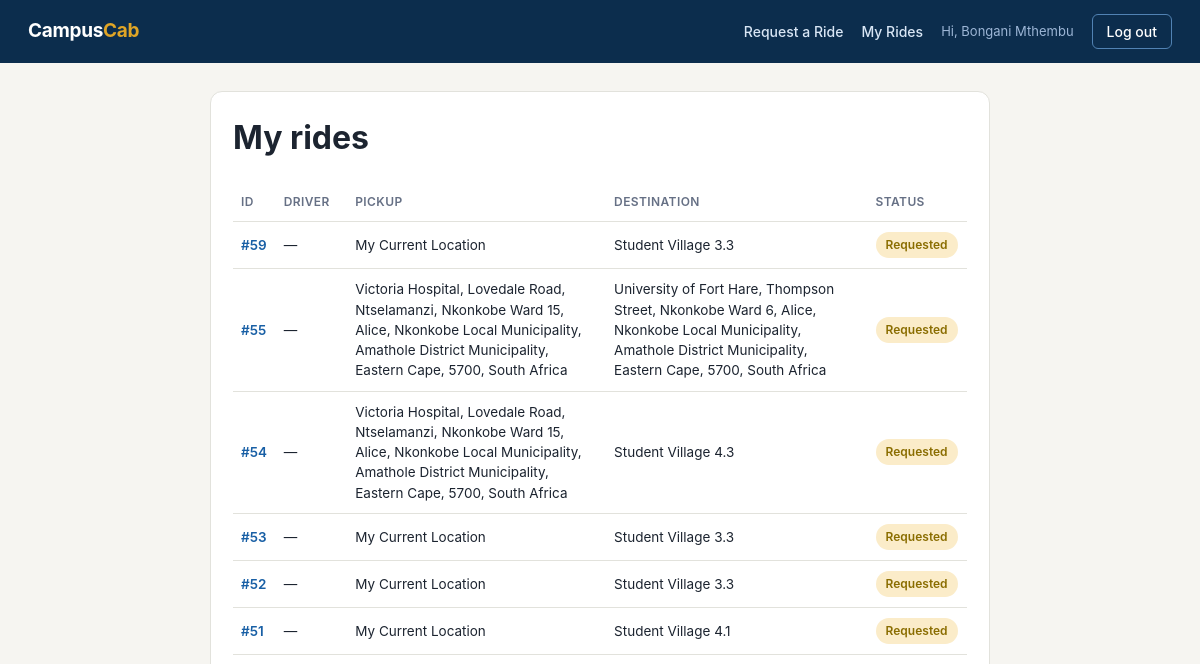
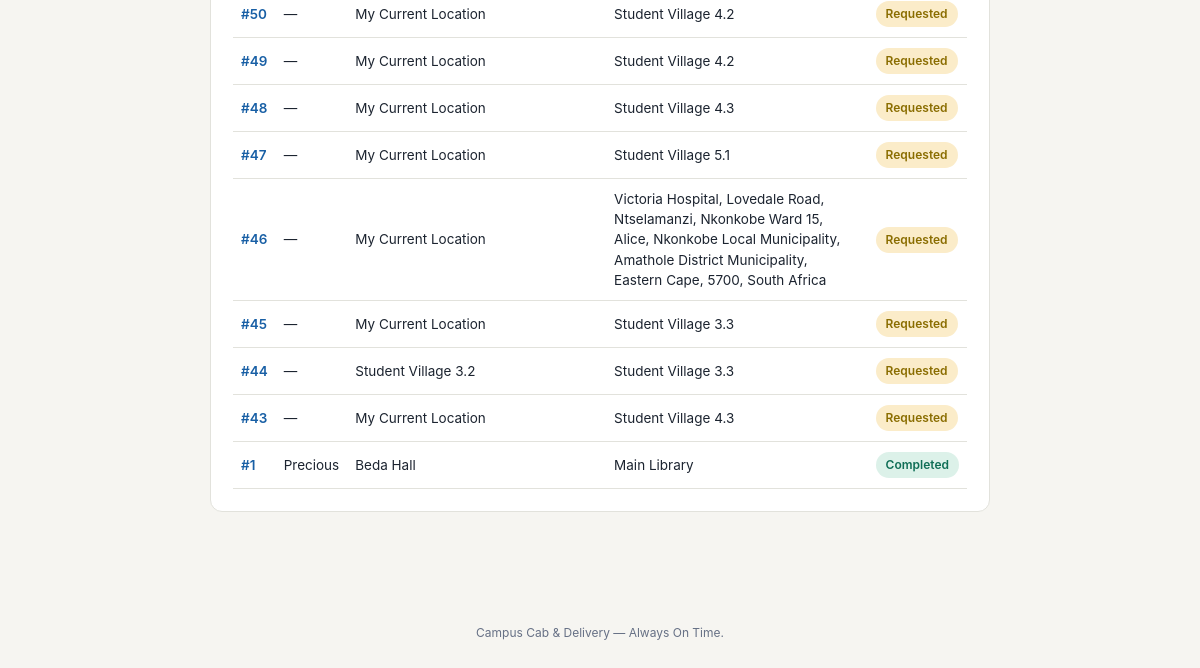
The app's page /my_rides.php (signed in), older data (2 pictures, top to bottom).
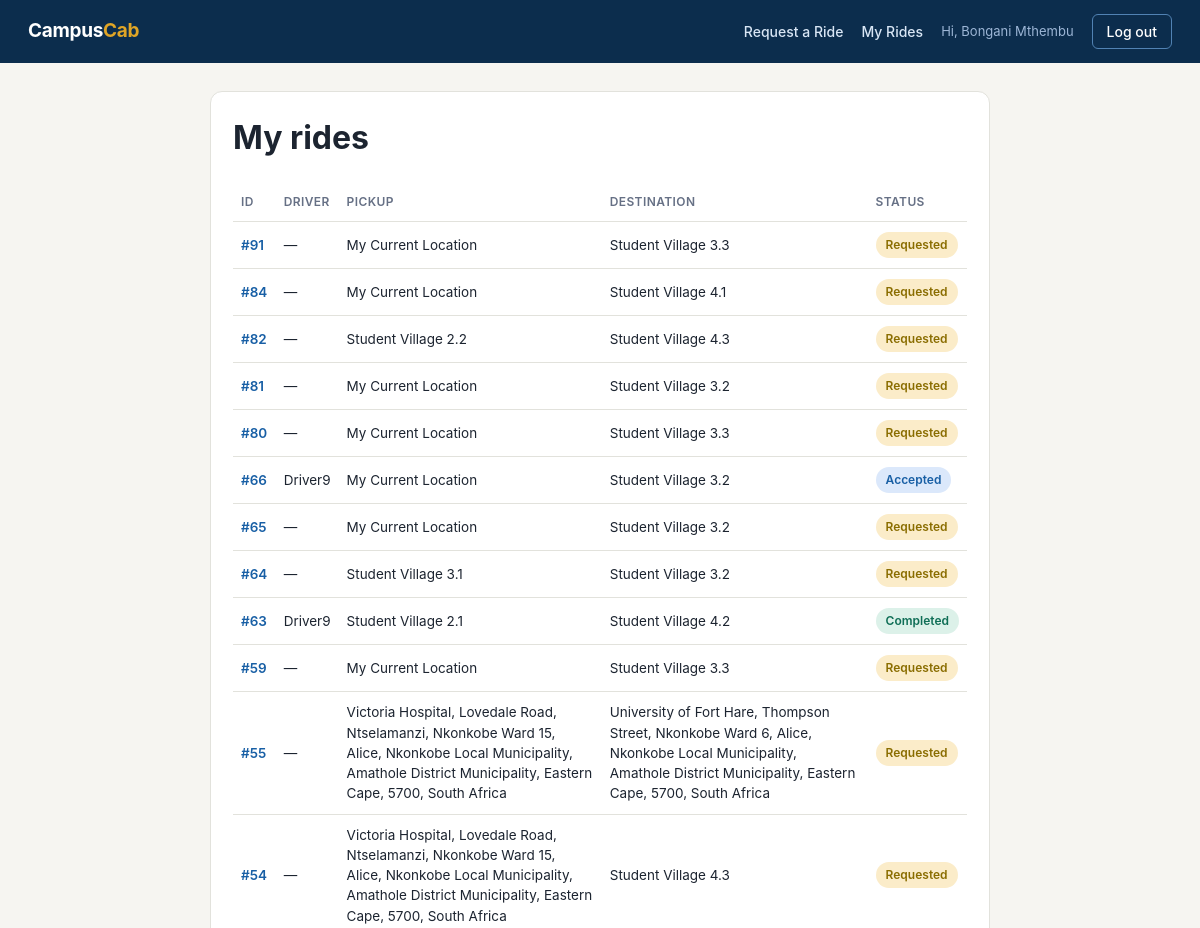
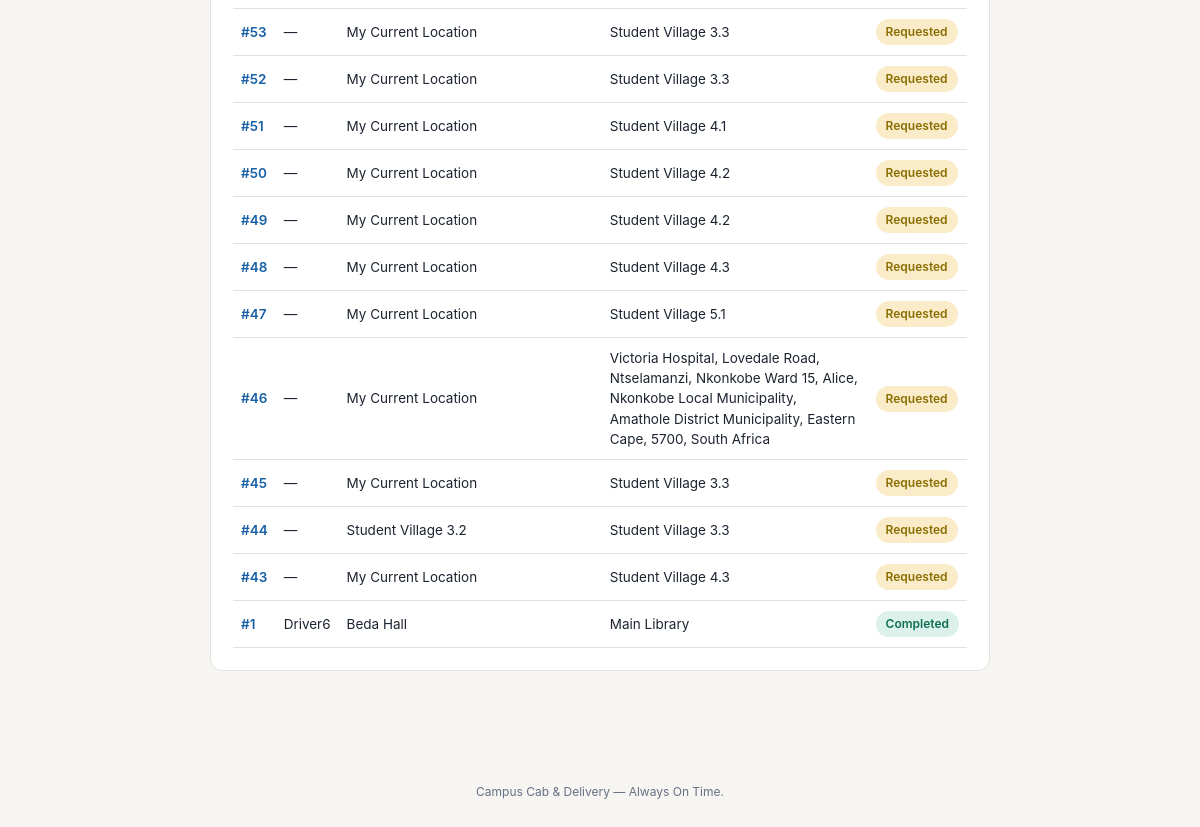
The same page, newer data (2 pictures, top to bottom).
### tables this page shows
CREATE TABLE `ride` (
  `rideID` int(11) NOT NULL,
  `studentID` int(11) DEFAULT NULL,
  `staffID` int(11) DEFAULT NULL,
  `requester_type` enum('Student','Staff') NOT NULL DEFAULT 'Student',
  `request_type` enum('Ride','Parcel') NOT NULL DEFAULT 'Ride',
  `parcel_details` varchar(255) DEFAULT NULL,
  `DriverID` int(11) DEFAULT NULL,
  `pickup_address` varchar(250) DEFAULT NULL,
  `pickup_latitude` decimal(10,7) DEFAULT NULL,
  `pickup_longitude` decimal(10,7) DEFAULT NULL,
  `destination_address` varchar(250) DEFAULT NULL,
  `destination_latitude` decimal(10,7) DEFAULT NULL,
  `destination_longitude` decimal(10,7) DEFAULT NULL,
  `requested_at` datetime DEFAULT NULL,
  `accepted_at` datetime DEFAULT NULL,
  `started_at` datetime DEFAULT NULL,
  `Completed_at` datetime DEFAULT NULL,
  `ride_status` enum('Requested','Accepted','Driver Arriving','In Progress','Completed','Cancelled') DEFAULT 'Requested',
  `cancellation_reason` varchar(255) DEFAULT NULL,
  `cancelled_at` datetime DEFAULT NULL,
  `estimated_distance_km` decimal(6,2) DEFAULT NULL,
  `estimated_duration_min` int(11) DEFAULT NULL,
  `estimated_price` decimal(8,2) DEFAULT NULL,
  `driver_earning` double NOT NULL,
  `campus_commission` double NOT NULL
);

CREATE TABLE `driver` (
  `DriverID` int(11) NOT NULL,
  `DriverFname` varchar(50) NOT NULL,
  `DriverLname` varchar(50) NOT NULL,
  `DriverEmail` varchar(50) NOT NULL,
  `DriverPhoneNo` varchar(15) NOT NULL,
  `driverAccount_Status` enum('Active','Inactive') DEFAULT 'Active',
  `licence_number` varchar(30) NOT NULL,
  `availability_status` enum('Available','Unavailable') DEFAULT 'Unavailable',
  `password` varchar(255) NOT NULL DEFAULT '',
  `profile_picture` varchar(225) NOT NULL
);

### my_rides.php (the view, shortened to what this page needs)
<?php
include 'header.php';
$studentID = $_SESSION['student_id'];
?>
<div class="card">
    <h1>My rides</h1>
    <table>
        <tr><th>ID</th><th>Driver</th><th>Pickup</th><th>Destination</th><th>Status</th></tr>
        <?php
        $result = mysqli_query($conn, "
            SELECT r.rideID, d.DriverFname, d.DriverLname, r.pickup_address, r.destination_address, r.ride_status
            FROM ride r
            LEFT JOIN driver d ON r.DriverID = d.DriverID
            WHERE r.studentID = $studentID
            ORDER BY r.rideID DESC
        ");
        if (mysqli_num_rows($result) == 0):
        ?>
        <tr><td colspan="5" class="empty">No rides yet — <a href="request.php">request one</a>.</td></tr>
        <?php
        else:
            while ($row = mysqli_fetch_assoc($result)):
            $statusClass = str_replace(' ', '-', $row['ride_status']);
        ?>
        <tr>
            <td><a href="trip.php?id=<?php echo $row['rideID']; ?>">#<?php echo $row['rideID']; ?></a></td>
            <td><?php echo $row['DriverFname'] ? htmlspecialchars($row['DriverFname']) : '—'; ?></td>
            <td><?php echo htmlspecialchars($row['pickup_address']); ?></td>
            <td><?php echo htmlspecialchars($row['destination_address']); ?></td>
            <td><span class="status <?php echo $statusClass; ?>"><?php echo $row['ride_status']; ?></span></td>
        </tr>
        <?php
            endwhile;
        endif;
        ?>
    </table>
</div>
<?php include 'footer.php'; ?>

### header.php (shortened to what this page needs)
<?php
$isStudent = isset($_SESSION['student_id']);
?>
<!DOCTYPE html>
<html lang="en">
<head>
    <link rel="stylesheet" href="style.css">
</head>
<body>
<header class="site-header">
    <a href="index.php" class="brand">Campus<span>Cab</span></a>
    <nav>
        <?php if ($isStudent): ?>
            <a href="request.php">Request a Ride</a>
            <a href="my_rides.php">My Rides</a>
            <span class="who">Hi, <?php echo htmlspecialchars($_SESSION['student_name']); ?></span>
            <a href="logout.php" class="btn-outline">Log out</a>
        <?php else: ?>
            <a href="index.php">Home</a>
            <a href="register.php">Register</a>
            <a href="login.php" class="btn-login">Login</a>
    <?php endif; ?>
    </nav>
</header>
<main>

### footer.php
</main>
<footer class="site-footer">
    <p>Campus Cab &amp; Delivery — Always On Time.</p>
</footer>
</body>
</html>

### style.css (style rules this page uses)
:root { --navy: #0c2d4d; --navy-light: #185fa5; --gold: #e0a526; --gold-dark: #b8860f; --teal: #0f6e56; --teal-bg: #dcf1e9; --coral: #b03a2e; --coral-bg: #fbe2df; --amber-bg: #fbecc9; --amber-text: #8a6d00; --ink: #1c2430; --muted: #667085; --border: #e2e2dc; --bg: #f6f5f1; --card: #ffffff; }
* { box-sizing: border-box; }
body { font-family: -apple-system, "Segoe UI", Roboto, Helvetica, Arial, sans-serif; background: var(--bg); color: var(--ink); margin: 0; line-height: 1.5; }
.site-header { background: var(--navy); color: white; display: flex; align-items: center; justify-content: space-between; padding: 14px 28px; flex-wrap: wrap; gap: 10px; }
.brand { color: white; font-weight: 700; font-size: 19px; text-decoration: none; letter-spacing: -0.3px; }
.brand span { color: var(--gold); }
.site-header nav { display: flex; align-items: center; gap: 18px; flex-wrap: wrap; }
.site-header nav a { color: #d9e6f5; text-decoration: none; font-size: 14px; font-weight: 500; }
.who { color: #9db6d6; font-size: 13px; }
.btn-outline { border: 1px solid #5182b3; padding: 6px 14px; border-radius: 6px; color: white !important; }
main { max-width: 820px; margin: 0 auto; padding: 28px 20px 60px; }
.card { background: var(--card); border: 1px solid var(--border); border-radius: 12px; padding: 22px; margin-bottom: 20px; }
.card h1, .card h2 { margin-top: 0; }
table { width: 100%; border-collapse: collapse; margin-top: 4px; }
th, td { text-align: left; padding: 10px 8px; border-bottom: 1px solid var(--border); font-size: 13.5px; }
th { color: var(--muted); font-weight: 600; font-size: 12px; text-transform: uppercase; letter-spacing: 0.4px; }
td a { color: var(--navy-light); text-decoration: none; font-weight: 600; }
.status { display: inline-block; padding: 4px 10px; border-radius: 20px; font-size: 12px; font-weight: 600; background: #eee; }
.status.Completed { background: var(--teal-bg); color: var(--teal); }
.status.Requested { background: var(--amber-bg); color: var(--amber-text); }
.status.Accepted, .status.In-Progress, .status.Driver-Arriving { background: #dbe8fb; color: var(--navy-light); }
.site-footer { text-align: center; padding: 20px; color: var(--muted); font-size: 12px; }

Row changes from the older to the newer data that the page shows:
added ride: rideID "91", pickup_address "My Current Location", destination_address "Student Village 3.3", ride_status "Requested"
added ride: rideID "84", pickup_address "My Current Location", destination_address "Student Village 4.1", ride_status "Requested"
added ride: rideID "82", pickup_address "Student Village 2.2", destination_address "Student Village 4.3", ride_status "Requested"
added ride: rideID "81", pickup_address "My Current Location", destination_address "Student Village 3.2", ride_status "Requested"
added ride: rideID "80", pickup_address "My Current Location", destination_address "Student Village 3.3", ride_status "Requested"
added ride: rideID "66", DriverID.DriverFname "Driver9", pickup_address "My Current Location", destination_address "Student Village 3.2", ride_status "Accepted"
added ride: rideID "65", pickup_address "My Current Location", destination_address "Student Village 3.2", ride_status "Requested"
added ride: rideID "64", pickup_address "Student Village 3.1", destination_address "Student Village 3.2", ride_status "Requested"
added ride: rideID "63", DriverID.DriverFname "Driver9", pickup_address "Student Village 2.1", destination_address "Student Village 4.2", ride_status "Completed"
changed ride "Beda Hall": DriverID.DriverFname "Precious" → "Driver6"
